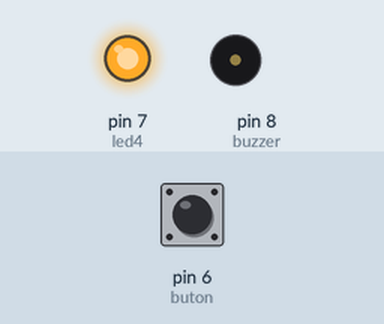
The sketch below on a simulated Arduino Uno, built with avr-gcc and run on an emulated ATmega328P. Shown: output pins drawn as LEDs (lit = HIGH), buzzer (waves = sounding, pin HIGH). The test bench sets the inputs (shaded band); at power-on: pin 6 (buton) LOW.

Above: at 1.2 s.
1.3 s: pin 6 (buton) pulled HIGH for 0.15 s
At 1.37 s:
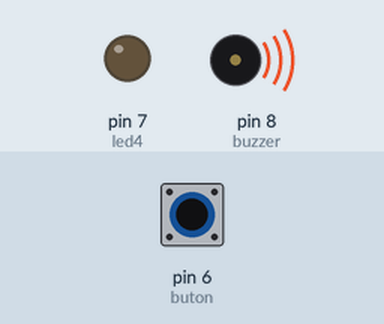
2.9 s: pin 6 (buton) pulled HIGH for 3.2 s
At 7.1 s:
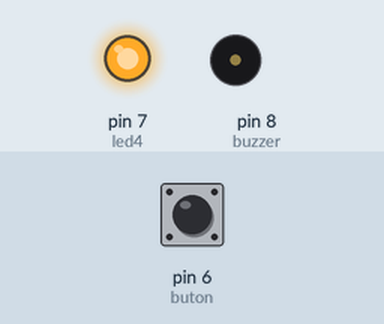
Timing chart, 0 to 8.6 s (numbered marks = the images above; inputs shaded):
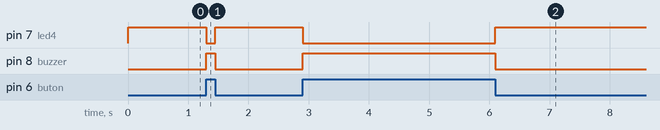

Measured:
- after the input at 1.3 s, pin 7 (led4): HIGH → LOW at once, → HIGH 0.15 s later; pin 8 (buzzer): LOW → HIGH at once, → LOW 0.15 s later
- after the input at 2.9 s, pin 7 (led4): HIGH → LOW at once, → HIGH 3.2 s later; pin 8 (buzzer): LOW → HIGH at once, → LOW 3.2 s later

The sketch:

butonlu_led.ino
```cpp
#define buton 6
#define led4 7
#define buzzer 8
int butondurum = 0 ;
void setup() {
  pinMode(buton,INPUT);
  pinMode(led4, OUTPUT);
  pinMode(buzzer,OUTPUT);
}
void loop() {
  butondurum = digitalRead(buton);
  if (butondurum == 1){
    digitalWrite(led4,LOW);
    digitalWrite(buzzer,HIGH);
    }
  else {
    digitalWrite(led4,HIGH);
    digitalWrite(buzzer,LOW);
}
}
```
